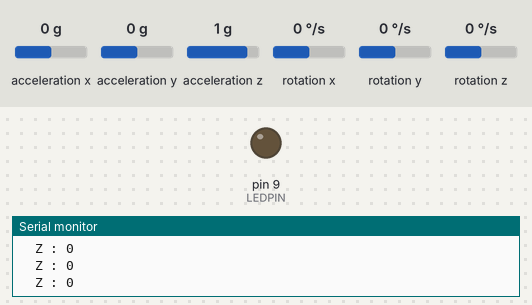
The sketch below on a simulated Arduino Uno, built with avr-gcc and run on an emulated ATmega328P. On the bench: output pins drawn as LEDs (lit = HIGH), the last lines printed to the serial monitor. Inputs (shaded band) come from the test bench; at power-on: rotation z 0 °/s, acceleration x 0 g, acceleration y 0 g, acceleration z 1 g, rotation x 0 °/s, rotation y 0 °/s.

Above: at 3.2 s.
3.3 s: rotation z set to 100 °/s
At 3.76 s:
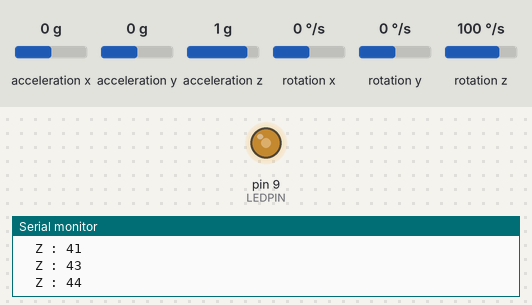
At 5.4 s:
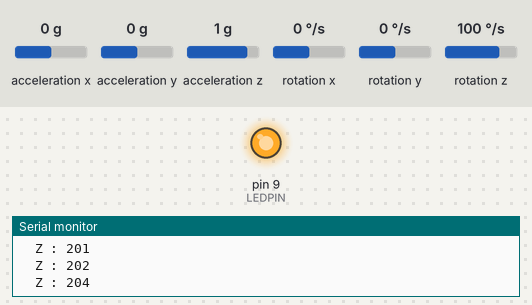
5.7 s: rotation z set to -192 °/s
At 8.3 s:
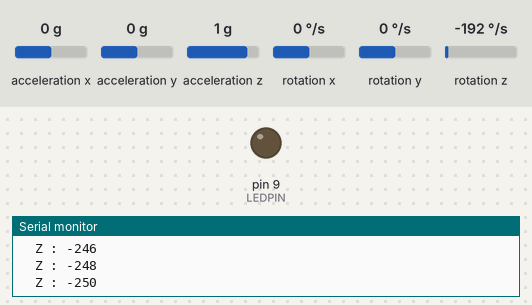
Timing chart, 0 to 9.8 s (numbered marks = the images above; inputs shaded):
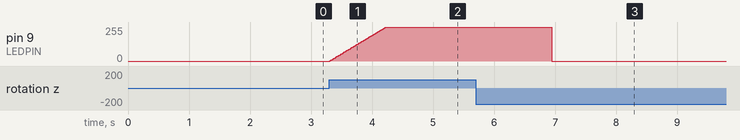

Measured:
- after the input at 3.3 s, pin 9 (LEDPIN): moves from 0/255 to 255/255 over 0.92 s, starting at once
- after the input at 5.7 s, pin 9 (LEDPIN): 255/255 → 0/255 after 1.2 s

The sketch:

MPU6050_implementation.ino
```cpp
#include "Wire.h"
#include <MPU6050_light.h>
MPU6050 mpu(Wire);
#define LEDPIN 9
unsigned long timer = 0;
int min_angle,max_angle,brightness,z_angle;

void setup() {
  Serial.begin(9600);
  pinMode(LEDPIN, OUTPUT);
  Wire.begin();

  byte status = mpu.begin();
  Serial.print(F("MPU6050 status: "));
  Serial.println(status);
  while(status!=0){ } // stop everything if could not connect to MPU6050

  Serial.println(F("Calculating offsets, do not move MPU6050"));
  delay(1000);
  mpu.calcOffsets(); // gyro and accelero
  Serial.println("Done!\n");

}

void loop() {
  mpu.update();
  z_angle = mpu.getAngleZ();
  if((millis()-timer)>10){ // print data every 10ms
  Serial.print("\tZ : ");
  Serial.println(z_angle);
  timer = millis();
  }

  // set the minimum and maximum angle for the LED brightness
  min_angle = 0;
  max_angle = 90;

  //map the distance to a value between 0 and 255
  brightness = map(z_angle, min_angle, max_angle, 0, 255);

  //limit the brightness to a value between 0 and 255
  brightness = constrain(brightness, 0, 255);
  // limit z-angle to a value between 0 and 90
  z_angle=constrain(z_angle, min_angle, max_angle);

  //LED brightness depending on distance from obstacle
  analogWrite(LEDPIN, brightness);

}
```
